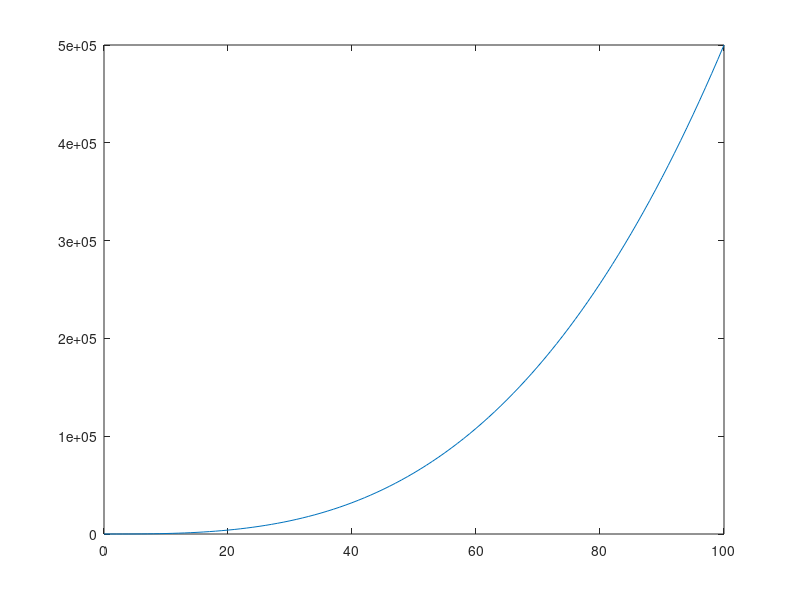
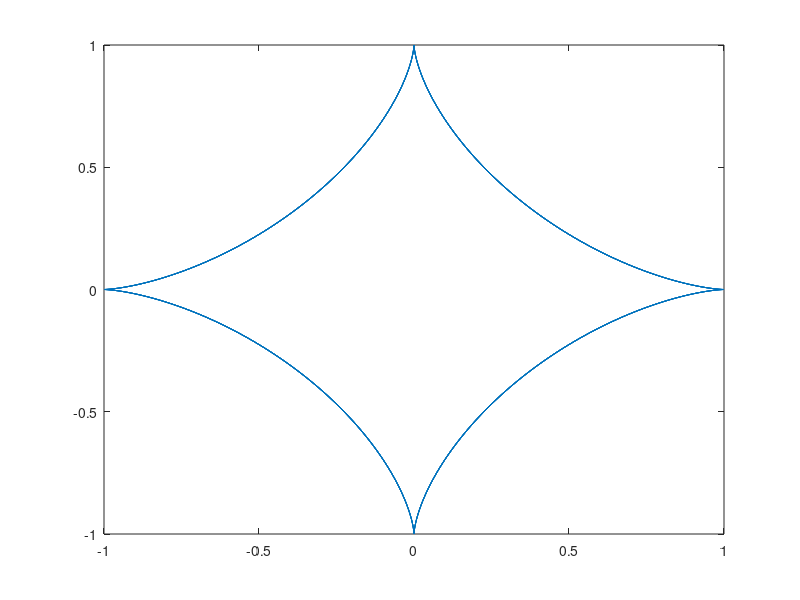
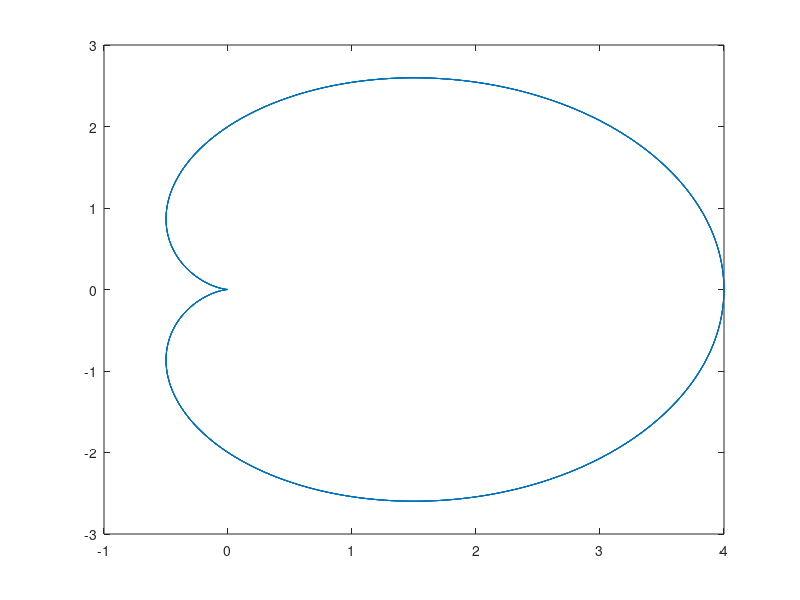
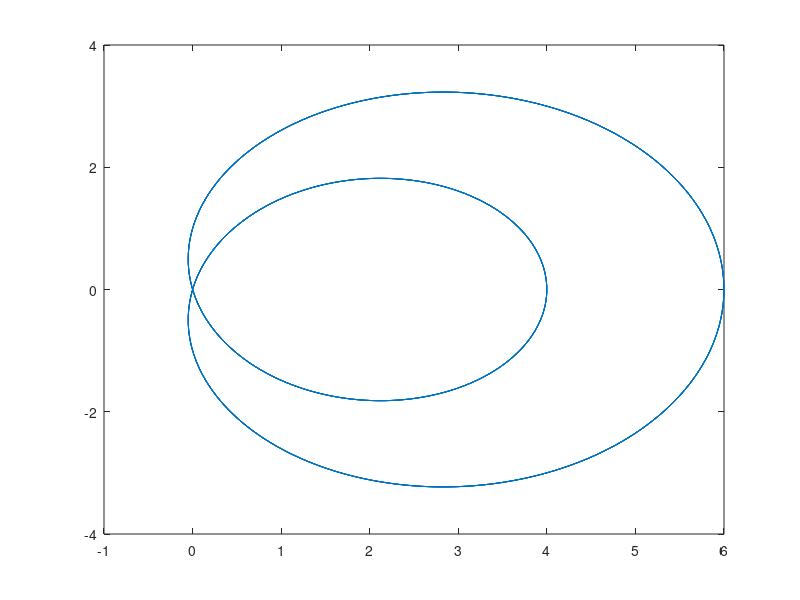

Reproduce these figures in MATLAB, in order.
t = 0:1:100;
y = t .^ 3/2;

t1 = linspace(0, 10*pi, 1000);
a = 1;
x1 = a*cos(t1) .^ 3;
y1 = a*sin(t1) .^ 3;

x2 = 2.*cos(t1).* (1 + cos(t1));
y2 = 2.*sin(t1).*( 1 + cos(t1));

a1 = 5
x3 = a1 * (cos(t1) .^ 2) + cos(t1);
y3 = a1 * (cos(t1) .* sin(t1)) + sin(t1);

x4 = t1 .* cos(t1);
y4 = t1 .* sin(t1);

plot(t, y)

figure;
plot(x1, y1)

figure;
plot(x2, y2)

figure;
plot(x3, y3)

figure;
plot(x4, y4)


